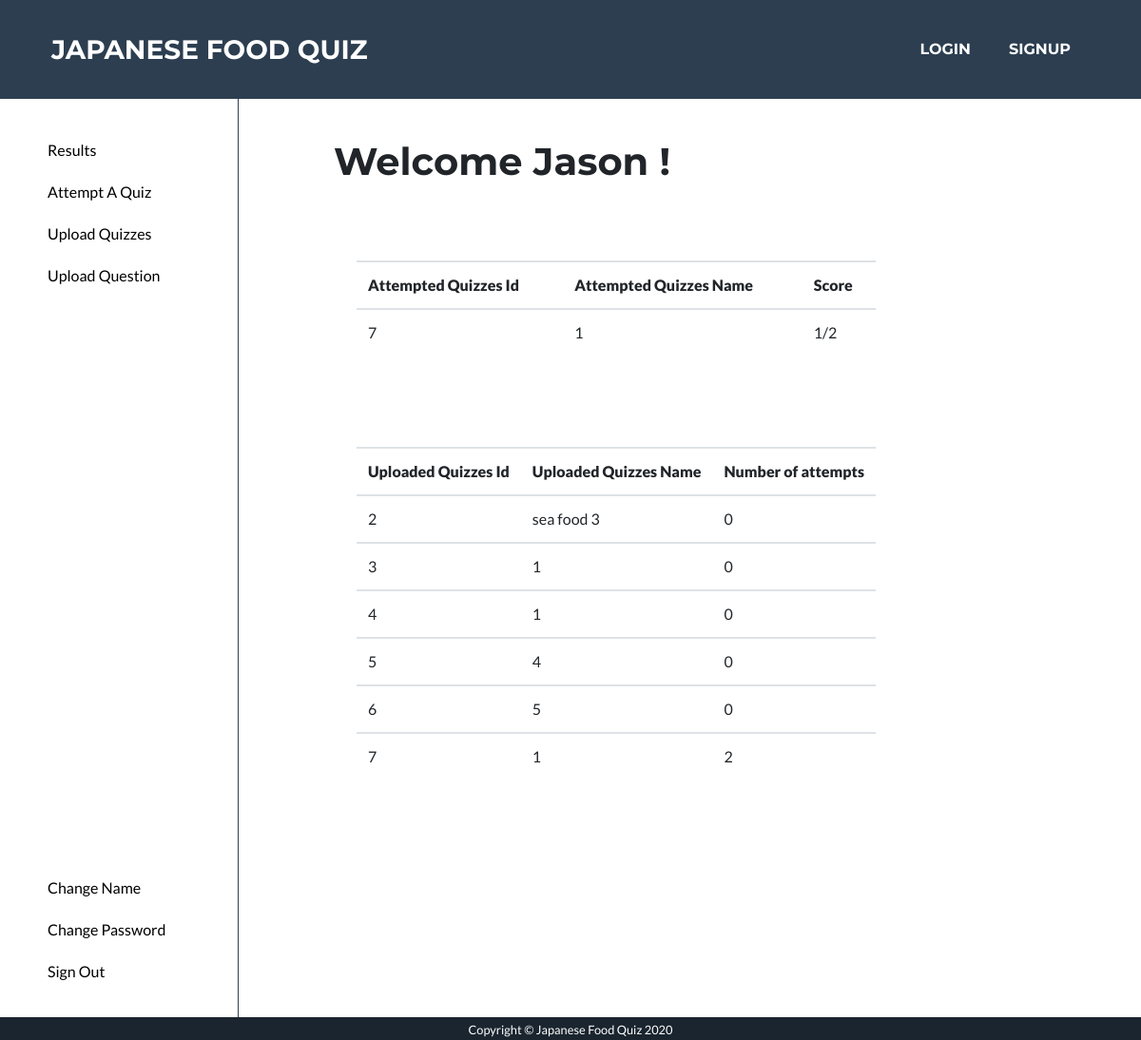
The page /user_page (signed in) on the database its author committed.
### app/models.py (models this page shows, shortened)
class User(UserMixin, db.Model):
    __table_args__ = {'extend_existing': True}
    id = db.Column(db.String, primary_key=True)
    email = db.Column(db.String(128))
    name = db.Column(db.String(128))
    password_hash = db.Column(db.String(128))
    status = db.Column(db.String)
    last_login = db.Column(db.DATE, nullable=False, default=datetime.now)

class QuizSet(db.Model):
    __table_args__ = {'extend_existing': True}
    quizSetID = db.Column(db.Integer, primary_key=True)
    name = db.Column(db.String(100))
    description = db.Column(db.String(100))
    picture = db.Column(db.String(100))
    userID = db.Column(db.String)
    status = db.Column(db.String(100))

### app/routes.py (the view)
@app.route('/user_page')
@login_required
def user_page():
    user = current_user
    answers = Answer.query.filter_by(userID=int(user.id)).all()
    show_answers = []
    if answers and len(answers) > 0:
        for answer in answers:
            records= answer.correctNumber.split(",")
            quiz_set = QuizSet.query.filter_by(quizSetID=answer.quizSetID).first()
            if quiz_set:
                score = str(len(records))+"/"+str(answer.totalNumber)
                show = {"quiz_set_id": answer.quizSetID, "name": quiz_set.name, "score": score}
                show_answers.append(show)
    quiz_sets = QuizSet.query.all()
    show_quizs = []
    if quiz_sets and len(quiz_sets) > 0:
        for quiz_set in quiz_sets:
            if quiz_set.userID != user.id:
                continue
            q_answers = Answer.query.filter_by(quizSetID=int(quiz_set.quizSetID)).all()
            otherNumber = 0
            if q_answers is not None:
                otherNumber = len(q_answers)
            show = {"quiz_set_id": quiz_set.quizSetID, "name": quiz_set.name, "otherNumber": otherNumber}
            show_quizs.append(show)
    if user.status == "admin":
        return render_template('user_page.html', username=current_user.name)
    else:
        return render_template('user_page.html', username=current_user.name, show_answers=show_answers, show_quizs=show_quizs)

### app/models.py (called while the page is built)
@login.user_loader
def load_user(id):
    user = User.query.filter_by(id=(int(id))).first()
    return user

### app/templates/user_page.html (shortened to what this page needs)
<!DOCTYPE html>
<html lang="en">
  <head>
    <link href="/static/style.css" rel="stylesheet" />
    <link rel="stylesheet" type="text/css" href="static/default.css" />
    <link rel="stylesheet" type="text/css" href="static/user_page.css" />
    {% extends 'base.html' %} {% block content %}
    <body>
      <div class="main">
        <div class="navbar2">
          <ul class="nav_ul2">
            <li class="nav_list2">
              <a href="/user_page"><button>Results</button> </a>
            </li>
            <li class="nav_list2">
              <a href="/qs"><button>Attempt A Quiz </button></a>
            </li>
            <li class="nav_list2">
              <a href="/upload_question_set"
                ><button>Upload Quizzes</button>
              </a>
            </li>
            <li class="nav_list2">
              <a href="/upload_quiz"
                ><button>Upload Question</button>
              </a>
            </li>
            <li class="nav_list2_bottom">
                <a href="/user_change_name"><button>Change Name</button></a>
            </li>
            <li class="nav_list2">
                <a href="/user_change_password"><button>Change Password</button></a>
            </li>
            <li class="nav_list2">
                <a href="/logout"><button>Sign Out</button></a>
            </li>
          </ul>
        </div>
        <div class="main_part">
          <h1> Welcome {{ username }} !</h1>
          <div class="flexList container" style="margin-bottom: 5rem;">
              <table class="table">
              <tr>
                  <th><strong>Attempted Quizzes Id</strong></th>
                  <th><strong>Attempted Quizzes Name</strong></th>
                  <th><strong>Score</strong></th>
              </tr>
                {%  for answer in show_answers %}
                  <tr>
                          <td>{{ answer.quiz_set_id }}</td>
                          <td>{{ answer.name }}</td>
                          <td>{{ answer.score }}</td>
                  </tr>
               {% endfor %}
          </table>
          <br>
          <br>
          </div>
          <div class="flexList container">
              <table class="table">
              <tr>
                  <th><strong>Uploaded Quizzes Id</strong></th>
                  <th><strong>Uploaded Quizzes Name</strong></th>
                  <th><strong>Number of attempts</strong></th>
              </tr>
                {%  for quiz in show_quizs %}
                  <tr>
                          <td>{{ quiz.quiz_set_id }}</td>
                          <td>{{ quiz.name }}</td>
                          <td>{{ quiz.otherNumber }}</td>
                  </tr>
               {% endfor %}
              </table>
          </div>
        </div>
      </div>
      {% endblock %}

### app/static/default.css (style rules this page uses)
* { -webkit-box-sizing: border-box; box-sizing: border-box; margin: 0; padding: 0; }
.main { display: flex; flex-direction: row; left: 0; right: 0; top: 0; bottom: 0; width: 100%; height: 100%; }
.navbar2 { margin: 0; padding: 0; border-right: 0.0625rem solid #2f3e4e; height: 100%; }
.nav_ul2 { width: 12.5rem; margin-right: 3.125rem; margin-top: 3.125rem; }
.nav_list2 { padding-bottom: 1.25rem; }
.nav_list2_bottom { margin-top: 300%; margin-right: 0; margin-left: 3.125rem; padding-left: 0; padding-right: 0; padding-bottom: 1.25rem; }
li { padding-left: 3.125rem; list-style-type: none; padding-bottom: 0.625rem; }

### app/static/user_page.css (style rules this page uses)
button { color: black; background: white; text-shadow: none; box-shadow: none; border: none; }
.main_part { margin-left: 6.25rem; margin-top: 3.125rem; }
.flexList { display: flex; flex-direction: row; flex-wrap: wrap; }

### rows shown on the page
User: name "Jason"
QuizSet: quiz_set_id "2", name "sea food 3", otherNumber "0"

### other values the page prints
{{ answer.quiz_set_id }} "7"
{{ answer.name }} "1"
{{ answer.score }} "1/2"
{{ quiz.quiz_set_id }} "3" "4" "5" "6" "7"
{{ quiz.name }} "1" "1" "4" "5" "1"
{{ quiz.otherNumber }} "0" "0" "0" "0" "2"
